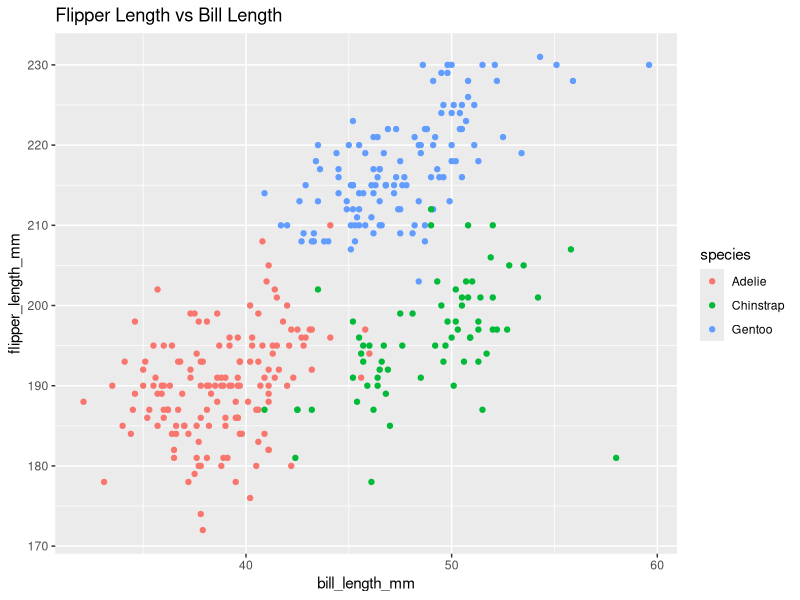
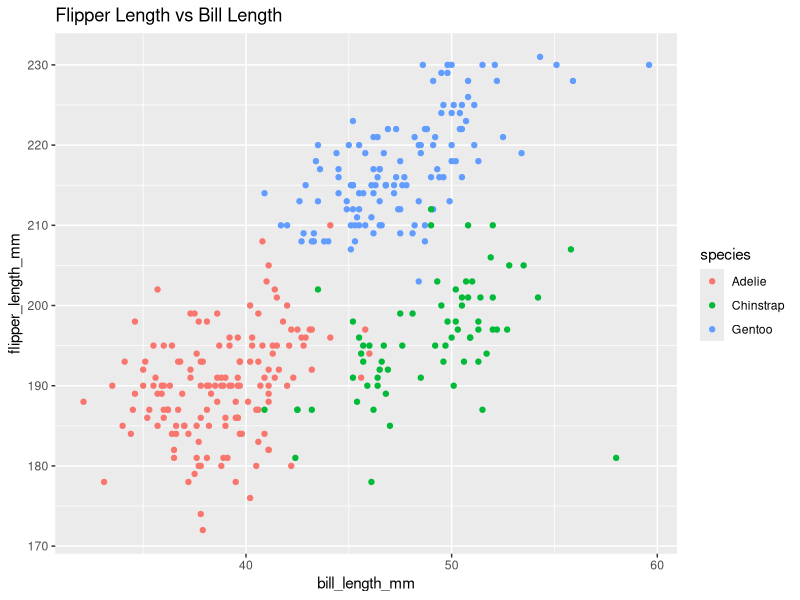

The R script that drew these images, in order:
## ---- chunk 1
library(tidyverse)
## ---- chunk 2
data("penguins", package = "palmerpenguins")
## ---- chunk 3
# Variable names
key_variables <- colnames(penguins)
# Number of rows
num_rows <- nrow(penguins)
# Number of columns
num_columns <- ncol(penguins)
# Mean flipper length
mean_flipper_length <- mean(pull(penguins, flipper_length_mm), na.rm = TRUE)
# Penguins species
penguins_species <- unique(pull(penguins, species))
## ---- chunk 4
ggplot(penguins, aes(x = bill_length_mm, y = flipper_length_mm, color = species)) +
  geom_point() +
  labs(title = "Flipper Length vs Bill Length")
# Saving the scatterplot
ggsave("penguins_scatterplot.png")
## ---- chunk 5
set.seed(1805)
df = tibble(
  sample = rnorm(10, 0, 1),
  vec_logical = sample > 0,
  vec_char = c("this", "is", "ds", "class", "for", "master", "student", "in", "c", "u"),
  vec_factor = factor(sample(c("low", "med", "high"), 10, replace = TRUE))
)
# Print the data frame
df
